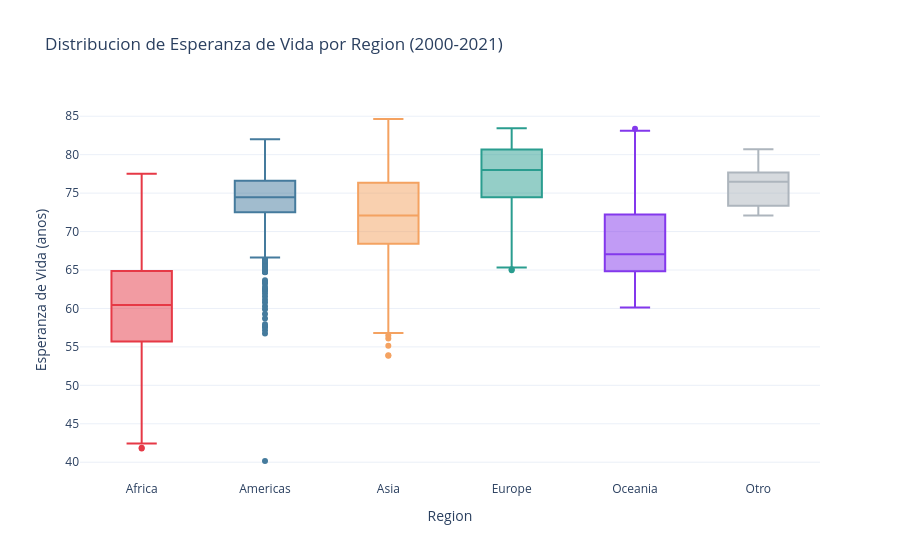

The notebook cell saved with this chart:
### Code cell
fig = px.box(
    df,
    x='region',
    y='esperanza_vida',
    color='region',
    color_discrete_map=COLORES_REGION,
    points='outliers',
    title='Distribucion de Esperanza de Vida por Region (2000-2021)',
    labels={'esperanza_vida': 'Esperanza de Vida (anos)', 'region': 'Region'},
    template=TEMPLATE,
    category_orders={'region': ['Africa','Americas','Asia','Europe','Oceania','Otro']}
)
fig.update_layout(showlegend=False)
fig.show()

### Figure 1 — Plotly figure (JSON) as saved in the notebook; plotly's stock layout.template omitted (floating-point values rounded to 4 significant figures; data arrays with more than 128 entries replaced by an {"elided": "..."} marker saying what was removed)
{"data": [{"alignmentgroup": "True", "boxpoints": "outliers", "hovertemplate": "Region=%{x}<br>Esperanza de Vida (anos)=%{y}<extra></extra>", "legendgroup": "Africa", "marker": {"color": "#E63946"}, "name": "Africa", "notched": false, "offsetgroup": "Africa", "orientation": "v", "showlegend": true, "type": "box", "x": {"elided": "1166 str values"}, "x0": " ", "xaxis": "x", "y": {"elided": "1166 float values"}, "y0": " ", "yaxis": "y"}, {"alignmentgroup": "True", "boxpoints": "outliers", "hovertemplate": "Region=%{x}<br>Esperanza de Vida (anos)=%{y}<extra></extra>", "legendgroup": "Americas", "marker": {"color": "#457B9D"}, "name": "Americas", "notched": false, "offsetgroup": "Americas", "orientation": "v", "showlegend": true, "type": "box", "x": {"elided": "726 str values"}, "x0": " ", "xaxis": "x", "y": {"elided": "726 float values"}, "y0": " ", "yaxis": "y"}, {"alignmentgroup": "True", "boxpoints": "outliers", "hovertemplate": "Region=%{x}<br>Esperanza de Vida (anos)=%{y}<extra></extra>", "legendgroup": "Asia", "marker": {"color": "#F4A261"}, "name": "Asia", "notched": false, "offsetgroup": "Asia", "orientation": "v", "showlegend": true, "type": "box", "x": {"elided": "1034 str values"}, "x0": " ", "xaxis": "x", "y": {"elided": "1034 float values"}, "y0": " ", "yaxis": "y"}, {"alignmentgroup": "True", "boxpoints": "outliers", "hovertemplate": "Region=%{x}<br>Esperanza de Vida (anos)=%{y}<extra></extra>", "legendgroup": "Europe", "marker": {"color": "#2A9D8F"}, "name": "Europe", "notched": false, "offsetgroup": "Europe", "orientation": "v", "showlegend": true, "type": "box", "x": {"elided": "858 str values"}, "x0": " ", "xaxis": "x", "y": {"elided": "858 float values"}, "y0": " ", "yaxis": "y"}, {"alignmentgroup": "True", "boxpoints": "outliers", "hovertemplate": "Region=%{x}<br>Esperanza de Vida (anos)=%{y}<extra></extra>", "legendgroup": "Oceania", "marker": {"color": "#8338EC"}, "name": "Oceania", "notched": false, "offsetgroup": "Oceania", "orientation": "v", "showlegend": true, "type": "box", "x": {"elided": "220 str values"}, "x0": " ", "xaxis": "x", "y": {"elided": "220 float values"}, "y0": " ", "yaxis": "y"}, {"alignmentgroup": "True", "boxpoints": "outliers", "hovertemplate": "Region=%{x}<br>Esperanza de Vida (anos)=%{y}<extra></extra>", "legendgroup": "Otro", "marker": {"color": "#ADB5BD"}, "name": "Otro", "notched": false, "offsetgroup": "Otro", "orientation": "v", "showlegend": true, "type": "box", "x": ["Otro", "Otro", "Otro", "Otro", "Otro", "Otro", "Otro", "Otro", "Otro", "Otro", "Otro", "Otro", "Otro", "Otro", "Otro", "Otro", "Otro", "Otro", "Otro", "Otro", "Otro", "Otro", "Otro", "Otro", "Otro", "Otro", "Otro", "Otro", "Otro", "Otro", "Otro", "Otro", "Otro", "Otro", "Otro", "Otro", "Otro", "Otro", "Otro", "Otro", "Otro", "Otro", "Otro", "Otro", "Otro", "Otro", "Otro", "Otro", "Otro", "Otro", "Otro", "Otro", "Otro", "Otro", "Otro", "Otro", "Otro", "Otro", "Otro", "Otro", "Otro", "Otro", "Otro", "Otro", "Otro", "Otro"], "x0": " ", "xaxis": "x", "y": [76.22, 76.23, 77.1, 77.36, 77.44, 77.58, 78.03, 78.28, 78.48, 78.4, 79.02, 78.57, 79.32, 79.35, 79.85, 80.48, 80.2, 78.4, 80.69, 80.47, 79.91, 79.87, 72.15, 72.28, 72.18, 72.1, 72.28, 72.42, 72.42, 72.54, 72.74, 72.93, 73.21, 73.39, 73.35, 73.39, 73.35, 73.31, 73.22, 73.23, 73.23, 73.28, 77.69, 74.07, 73.36, 74.05, 74.77, 75.3, 75.82, 76.17, 76.5, 76.65, 76.59, 76.28, 76.44, 76.63, 76.78, 76.79, 76.72, 76.67, 76.66, 77.07, 77.55, 77.61, 76.18, 75.3], "y0": " ", "yaxis": "y"}], "layout": {"boxmode": "overlay", "legend": {"title": {"text": "Region"}, "tracegroupgap": 0}, "showlegend": false, "title": {"text": "Distribucion de Esperanza de Vida por Region (2000-2021)"}, "xaxis": {"anchor": "y", "categoryarray": ["Africa", "Americas", "Asia", "Europe", "Oceania", "Otro"], "categoryorder": "array", "domain": [0.0, 1.0], "title": {"text": "Region"}}, "yaxis": {"anchor": "x", "domain": [0.0, 1.0], "title": {"text": "Esperanza de Vida (anos)"}}}}
